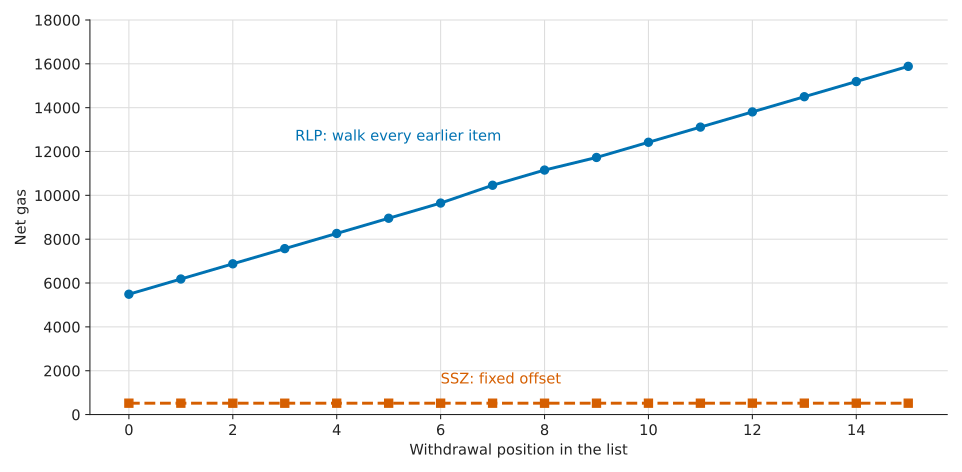

Write the Python code that produced this figure.
"""Net gas to read `amount` from element i of 16 real withdrawals. Data: forge run."""
import os
import re
import sys

sys.path.insert(0, os.path.expanduser("~/.claude/skills/create-plot"))
import plotstyle as ps  # noqa: E402

src = os.path.expanduser(
    "~/Downloads/me/access-denied/verification/ssz-vs-rlp-ethereum-serialization/results/forge.txt")
t = open(src).read()
rlp = [int(x) for x in re.findall(r"net rlpListAmount: (\d+)", t)]
ssz = [int(x) for x in re.findall(r"net sszListAmount: (\d+)", t)]
assert len(rlp) == len(ssz) == 16
ps.apply()
fig, ax = ps.figure()
xs = list(range(16))
c, ls, m = ps.style(0)
ax.plot(xs, rlp, color=c, linestyle=ls, marker=m)
c2, ls2, m2 = ps.style(1)
ax.plot(xs, ssz, color=c2, linestyle=ls2, marker=m2)
ax.text(3.2, 12500, "RLP: walk every earlier item", color=c)
ax.text(6, ssz[6] + 900, "SSZ: fixed offset", color=c2)
ax.set_xlabel("Withdrawal position in the list")
ax.set_ylabel("Net gas")
ax.set_ylim(0, 18000)
ps.save(fig, __file__)
ps.greyscale_preview(__file__.replace(".py", ".png"))
